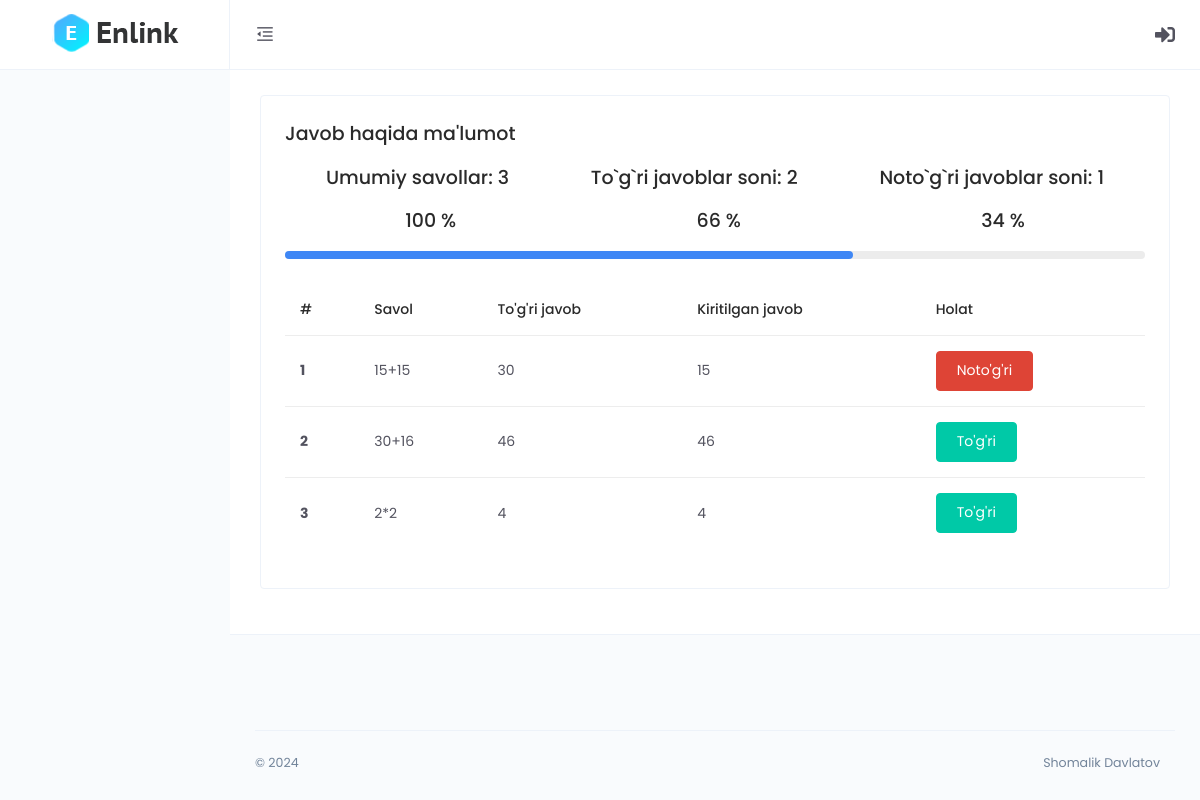
Page /dashboard/answer-detail/npRuP6ZE9XB3LWz/ on the committed database.
### main/models.py (models this page shows, shortened)
class CodeGenerate(models.Model):
    code = models.CharField(max_length=255, blank=True,unique=True)
    class Meta:
        abstract = True

class AnswerDetail(CodeGenerate):
    answer = models.ForeignKey(Answer, on_delete=models.CASCADE)
    question = models.ForeignKey(Question ,on_delete=models.CASCADE)
    user_answer = models.ForeignKey(Option, on_delete=models.CASCADE)
    @property
    def is_correct(self):
        return self.user_answer == self.question.correct_answer

class Question(CodeGenerate):
    name = models.CharField(max_length=255)
    quiz = models.ForeignKey(Quiz, on_delete=models.CASCADE)
    def __str__(self):
        return self.name
    @property
    def correct_answer(self):
        return Option.objects.get(question=self, is_correct=True)

class Option(CodeGenerate):
    name = models.CharField(max_length=255)
    question = models.ForeignKey(Question, on_delete=models.CASCADE)
    is_correct = models.BooleanField(default=False)

### dashboard/views.py (the view)
# urls.py: path('answer-detail/<str:code>/', views.answer_detail, name='answer_detail'),
def answer_detail(request, code):
    answer = models.Answer.objects.get(code=code)
    details = models.AnswerDetail.objects.filter(answer=answer)
    questions = models.Question.objects.filter(quiz=answer.quiz)
    correct = 0
    in_correct = questions.count()
    for detail in details:
        if detail.is_correct:
            correct += 1
            in_correct -= 1
    try:
        correct_percentage = int(correct * 100 / questions.count())
    except:
        correct_percentage = 0
    in_correct_percentage = 100 - correct_percentage
    context = {
        'answer':answer,
        'details':details,
        'correct':correct,
        'in_correct':in_correct,
        'total':details.count(),
        'correct_percentage':int(correct_percentage),
        'in_correct_percentage':in_correct_percentage
    }
    return render(request, 'dashboard/answer/answer_detail.html', context)

### templates/dashboard/answer/answer_detail.html
{% extends 'dashboard/base.html' %}
{% load static %}
{% block content %}
         <div class="main-content">
            <div class="page-header no-gutters">
                <div class="card">
                    <div class="card-body">
                        <div class="d-flex align-items-center justify-content-between m-b-15">
                            <h4 class="m-b-0">Javob haqida ma'lumot</h4>
                        </div>
                        <div class="d-flex align-items-center  m-b-15" style="justify-content:space-around;">
                            <h4 class="m-b-0">Umumiy savollar: {{total}}</h4>
                            <h4 class="m-b-0">To`g`ri javoblar soni: {{correct}}</h4>
                            <h4 class="m-b-0">Noto`g`ri javoblar soni: {{in_correct}}</h4>
                        </div>
                        <div class="d-flex align-items-center  m-b-15" style="justify-content: space-around;">
                            <h4 class="m-b-0">100 %</h4>
                            <h4 class="m-b-0">{{correct_percentage}} %</h4>
                            <h4 class="m-b-0">{{in_correct_percentage}} %</h4>
                        </div>
                        {% if correct_percentage == 0 %}
                        <div class="progress">
                            <div class="progress-bar" role="progressbar" aria-valuenow="0" aria-valuemin="0" aria-valuemax="100"></div>
                        </div>
                        {% else %}
                        <div class="progress">
                            <div class="progress-bar" role="progressbar" style="width: {{correct_percentage}}%" aria-valuenow="{{correct_percentage}}" aria-valuemin="0" aria-valuemax="100"></div>
                        </div>
                        {% endif %}
                        <div class="m-t-25">
                            <div class="table-responsive">
                                <table class="table">
                                    <thead>
                                        <tr>
                                            <th scope="col">#</th>
                                            <th scope="col">Savol</th>
                                            <th scope="col">To'g'ri javob</th>
                                            <th scope="col">Kiritilgan javob</th>
                                            <th scope="col">Holat</th>
                                        </tr>
                                    </thead>
                                    <tbody>
                                        {% for d in details %}
                                        <tr>
                                            <th scope="row">{{forloop.counter}}</th>
                                            <td>{{d.question}}</td>
                                            <td>{{d.question.correct_answer.name}}</td>
                                            <td>{{d.user_answer.name}}</td>
                                            {% if d.is_correct %}
                                            <td><button class="btn btn-success">To'g'ri </button></td>
                                            {% else %}
                                            <td><button class="btn btn-danger">Noto'g'ri </button></td>
                                            {% endif %}
                                        </tr>
                                        {% endfor %}
                                    </tbody>
                                </table>
                            </div>
                        </div>
                    </div>
                </div>
            </div>
        </div>
{% endblock %}

### rows in the picture
AnswerDetail: question "15+15", question.correct_answer.name "30", user_answer.name "15", shows "Noto'g'ri"
AnswerDetail: question "30+16", question.correct_answer.name "46", user_answer.name "46", shows "To'g'ri"
AnswerDetail: question "2*2", question.correct_answer.name "4", user_answer.name "4", shows "To'g'ri"

### other values in the picture
{{ total }} "3"
{{ correct }} "2"
{{ in_correct }} "1"
{{ correct_percentage }} "66"
{{ in_correct_percentage }} "34"
